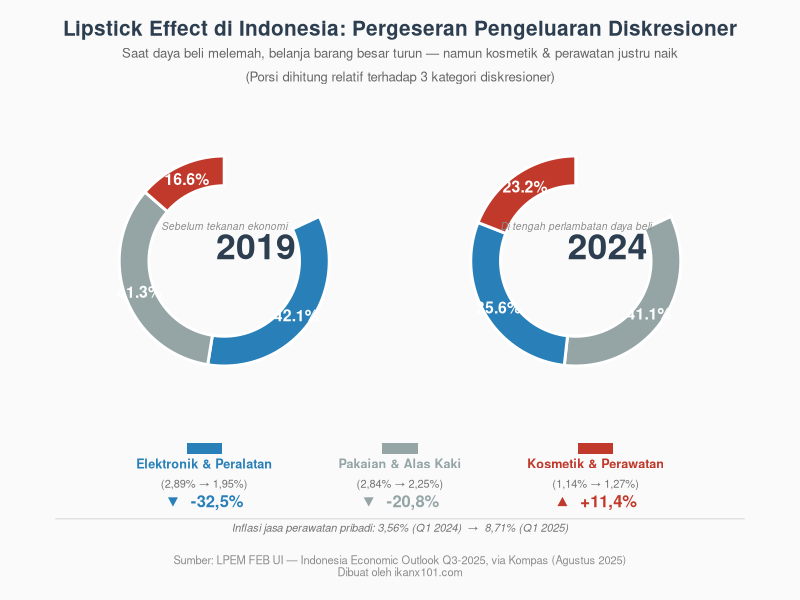

Reproduce this figure in R.
library(ggplot2)
library(dplyr)
library(patchwork)

# ── Data ──────────────────────────────────────────────────────────────────────
# Sumber: LPEM FEB UI, IEO Q3-2025 (via Kompas, Agustus 2025)
raw <- data.frame(
  kategori = c("Elektronik &\nPeralatan", "Pakaian &\nAlas Kaki", "Kosmetik &\nPerawatan"),
  pct_2019 = c(2.89, 2.84, 1.14),
  pct_2024 = c(1.95, 2.25, 1.27)
)

rescale <- function(x) x / sum(x) * 100

long <- bind_rows(
  raw %>% mutate(tahun = "2019", persen = rescale(pct_2019)) %>%
    select(tahun, kategori, persen),
  raw %>% mutate(tahun = "2024", persen = rescale(pct_2024)) %>%
    select(tahun, kategori, persen)
) %>%
  group_by(tahun) %>%
  arrange(tahun, desc(persen)) %>%
  mutate(
    ymax  = cumsum(persen),
    ymin  = lag(ymax, default = 0),
    ymid  = (ymax + ymin) / 2,
    label = paste0(round(persen, 1), "%")
  ) %>%
  ungroup()

# ── Palette ───────────────────────────────────────────────────────────────────
pal <- c(
  "Elektronik &\nPeralatan" = "#2980B9",
  "Pakaian &\nAlas Kaki"    = "#95A5A6",
  "Kosmetik &\nPerawatan"   = "#C0392B"
)

# ── Fungsi donut (label hanya persen, di dalam segmen) ───────────────────────
make_donut <- function(df_year, year_label, sub_label) {
  ggplot(df_year,
         aes(ymax = ymax, ymin = ymin, xmax = 4, xmin = 2.3, fill = kategori)) +
    geom_rect(color = "white", linewidth = 1) +
    # persen di dalam segmen
    geom_text(aes(x = 3.15, y = ymid, label = label),
              size = 4, fontface = "bold", color = "white") +
    # tahun di tengah
    annotate("text", x = 0, y = 0, label = year_label,
             size = 9, fontface = "bold", color = "#2C3E50") +
    annotate("text", x = 0, y = -22, label = sub_label,
             size = 2.6, color = "grey55", fontface = "italic") +
    coord_polar(theta = "y", start = 0) +
    scale_fill_manual(values = pal) +
    xlim(c(-2, 5.5)) +
    theme_void(base_family = "sans") +
    theme(legend.position = "none",
          plot.margin     = margin(5, 5, 5, 5))
}

p2019 <- make_donut(
  long %>% filter(tahun == "2019"), "2019", "Sebelum tekanan ekonomi"
)
p2024 <- make_donut(
  long %>% filter(tahun == "2024"), "2024", "Di tengah perlambatan daya beli"
)

# ── Panel bawah: legenda + angka perubahan ────────────────────────────────────
change_df <- data.frame(
  x     = c(1, 2, 3),
  nama  = c("Elektronik & Peralatan", "Pakaian & Alas Kaki", "Kosmetik & Perawatan"),
  sebelum = c("2,89%", "2,84%", "1,14%"),
  sesudah = c("1,95%", "2,25%", "1,27%"),
  delta = c("▼  -32,5%", "▼  -20,8%", "▲  +11,4%"),
  warna = c("#2980B9", "#95A5A6", "#C0392B"),
  stringsAsFactors = FALSE
)

info_plot <- ggplot() +
  # kotak warna (legend swatch)
  geom_tile(data = change_df,
            aes(x = x, y = 0.92, fill = nama),
            width = 0.18, height = 0.12) +
  scale_fill_manual(values = setNames(change_df$warna, change_df$nama)) +
  # nama kategori
  geom_text(data = change_df,
            aes(x = x, y = 0.75, label = nama, color = nama),
            size = 3.2, fontface = "bold", lineheight = 1.1) +
  scale_color_manual(values = setNames(change_df$warna, change_df$nama)) +
  # angka sebelum → sesudah
  geom_text(data = change_df,
            aes(x = x, y = 0.52,
                label = paste0("(", sebelum, " → ", sesudah, ")")),
            size = 2.8, color = "grey45") +
  # delta
  geom_text(data = change_df,
            aes(x = x, y = 0.32, label = delta, color = nama),
            size = 4.2, fontface = "bold") +
  # garis pemisah
  geom_hline(yintercept = 0.12, color = "grey85", linewidth = 0.4) +
  # catatan inflasi
  annotate("text", x = 2, y = 0.02,
           label = "Inflasi jasa perawatan pribadi: 3,56% (Q1 2024)  →  8,71% (Q1 2025)",
           size = 2.8, color = "grey45", fontface = "italic") +
  xlim(c(0.4, 3.6)) + ylim(c(-0.08, 1.05)) +
  guides(fill = "none", color = "none") +
  theme_void(base_family = "sans") +
  theme(plot.margin = margin(0, 20, 0, 20))

# ── Gabung layout ─────────────────────────────────────────────────────────────
layout <- "
AABB
CCCC
"

final <- (p2019 + p2024 + info_plot) +
  plot_layout(design = layout, heights = c(3, 1)) +
  plot_annotation(
    title    = "Lipstick Effect di Indonesia: Pergeseran Pengeluaran Diskresioner",
    subtitle = "Saat daya beli melemah, belanja barang besar turun — namun kosmetik & perawatan justru naik\n(Porsi dihitung relatif terhadap 3 kategori diskresioner)",
    caption  = "Sumber: LPEM FEB UI — Indonesia Economic Outlook Q3-2025, via Kompas (Agustus 2025)\nDibuat oleh ikanx101.com",
    theme = theme(
      plot.title      = element_text(size = 15, face = "bold", color = "#2C3E50",
                                     hjust = 0.5, margin = margin(b = 5)),
      plot.subtitle   = element_text(size = 9.5, color = "grey40",
                                     hjust = 0.5, margin = margin(b = 4),
                                     lineheight = 1.5),
      plot.caption    = element_text(size = 8, color = "grey55",
                                     hjust = 0.5, margin = margin(t = 10)),
      plot.background = element_rect(fill = "#FAFAFA", color = NA),
      plot.margin     = margin(15, 20, 15, 20)
    )
  )

# ── Simpan ─────────────────────────────────────────────────────────────────────
ggsave(
  filename = "/home/ikanx101/Documents/penelitian/lipstick_effect_indonesia.png",
  plot     = final,
  width    = 13,
  height   = 9,
  dpi      = 200,
  bg       = "#FAFAFA"
)

message("Selesai! File disimpan: lipstick_effect_indonesia.png")
